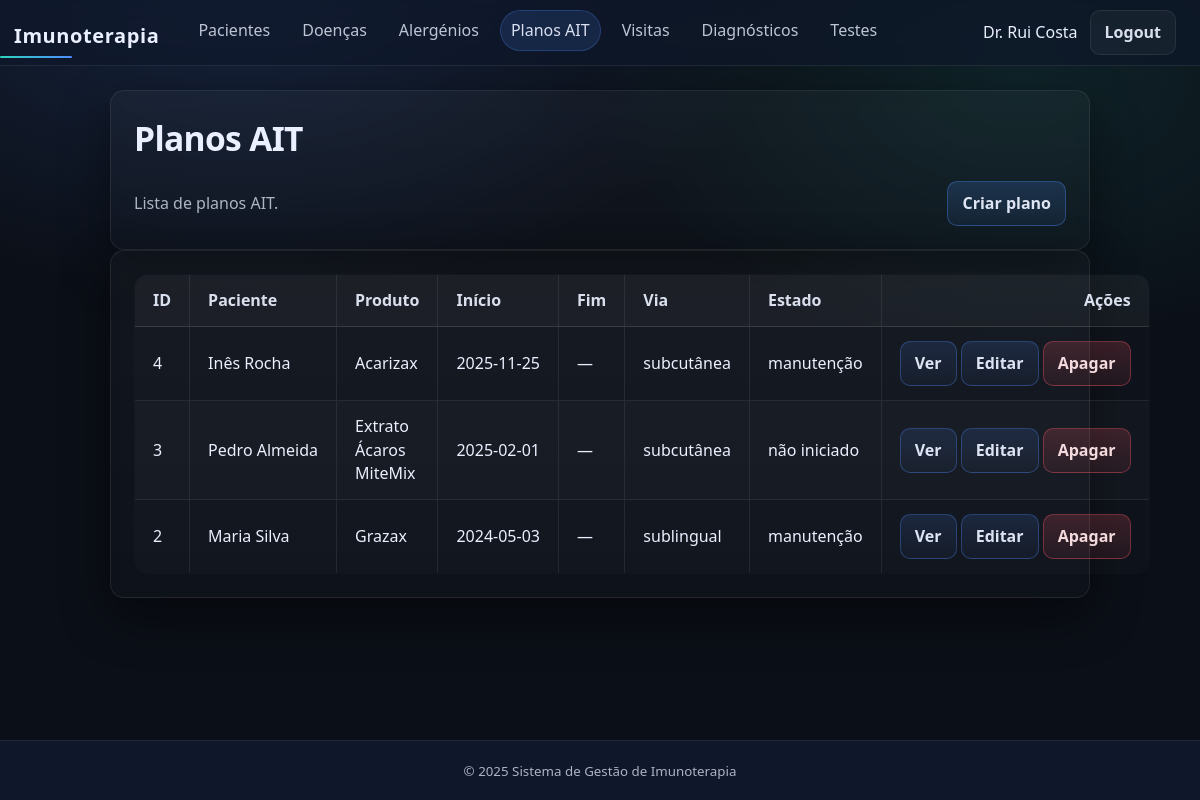
The app's page /php/public/plans.php (signed in) with its own data.
### tables this page shows
CREATE TABLE "Planos AIT" (  "id" INTEGER PRIMARY KEY,  "paciente_id" INTEGER NOT NULL,  "produto_id" INTEGER NOT NULL,  "data_início" TEXT NOT NULL,  "data_fim" TEXT,  "via" TEXT NOT NULL,  "protocolo_build_up" TEXT NOT NULL,  "protocolo_maintenance" TEXT NOT NULL,  "estado" TEXT NOT NULL,  "notas" TEXT,  FOREIGN KEY ("paciente_id") REFERENCES "Pacientes"("id") ON DELETE CASCADE,  FOREIGN KEY ("produto_id") REFERENCES "Produtos"("id") ON DELETE RESTRICT,  CHECK ("data_fim" IS NULL OR "data_fim" >= "data_início"));

CREATE TABLE "Pacientes" (
  "id"            INTEGER PRIMARY KEY,
  "nome_completo" TEXT NOT NULL,
  "data_nascimento" TEXT NOT NULL,          -- ISO: YYYY-MM-DD
  "sexo"          TEXT NOT NULL CHECK ("sexo" IN ('M','F','X')),
  "telefone"      TEXT,
  "email"         TEXT
);

CREATE TABLE "Produtos" (
  "id"              INTEGER PRIMARY KEY,
  "nome"            TEXT NOT NULL,
  "tipo"            TEXT NOT NULL,          -- ex: tablet/extract
  "concentração"    REAL,
  "unidade"         TEXT,                   -- ex: IR, ug/mL
  "fabricante_id"   INTEGER NOT NULL,
  FOREIGN KEY ("fabricante_id") REFERENCES "Fabricantes"("id") ON DELETE RESTRICT
);

### php/public/plans.php (the view, shortened to what this page needs)
<?php
require_once __DIR__ . '/../../includes/auth.php';
$viaPT = [
  'subcutaneous' => 'subcutânea',
  'sublingual'   => 'sublingual',
  'oral'         => 'oral',
  'intranasal'   => 'intranasal',
];
$estadoPT = [
  'not_started'  => 'não iniciado',
  'build_up'     => 'build-up',
  'maintenance'  => 'manutenção',
  'completed'    => 'concluído',
  'paused'       => 'pausado',
  'cancelled'    => 'cancelado',
];
try {
  $stmt = $pdo->query('
    SELECT
      p."id",
      p."paciente_id",
      p."produto_id",
      p."data_início",
      p."data_fim",
      p."via",
      p."estado",
      pa."nome_completo" AS paciente_nome,
      pr."nome" AS produto_nome
    FROM "Planos AIT" p
    LEFT JOIN "Pacientes" pa ON pa."id" = p."paciente_id"
    LEFT JOIN "Produtos"  pr ON pr."id" = p."produto_id"
    ORDER BY p."id" DESC
  ');
  $plans = $stmt->fetchAll();
} catch (Throwable $e) {
  header('Location: ' . $BASE_URL . '/index.php?error=' . urlencode('Erro: ' . $e->getMessage()));
  exit;
}
require_once __DIR__ . '/../../includes/header.php';
?>
<section class="card">
  <h1>Planos AIT</h1>
  <div style="display:flex; gap:10px; align-items:center; justify-content:space-between; flex-wrap:wrap;">
    <p style="margin:0;">Lista de planos AIT.</p>
    <a class="btn btn-primary" href="<?= $BASE_URL ?>/plan_create.php">Criar plano</a>
  </div>
</section>
<section class="card">
  <table class="table table-compact">
    <thead>
      <tr>
        <th>ID</th>
        <th>Paciente</th>
        <th>Produto</th>
        <th>Início</th>
        <th>Fim</th>
        <th>Via</th>
        <th>Estado</th>
        <th>Ações</th>
      </tr>
    </thead>
    <tbody>
      <?php foreach ($plans as $p): ?>
        <tr>
          <td><?= htmlspecialchars((string)$p['id']) ?></td>
          <td><?= htmlspecialchars($p['paciente_nome'] ?? ('#' . $p['paciente_id'])) ?></td>
          <td><?= htmlspecialchars($p['produto_nome'] ?? ('#' . $p['produto_id'])) ?></td>
          <td><?= htmlspecialchars($p['data_início']) ?></td>
          <td><?= htmlspecialchars($p['data_fim'] ?: '—') ?></td>
          <td><?= htmlspecialchars($viaPT[strtolower(trim($p['via']))] ?? $p['via']) ?></td>
          <td><?= htmlspecialchars($estadoPT[strtolower(trim($p['estado']))] ?? $p['estado']) ?></td>
          <td class="actions-cell">
            <div class="actions-wrap">
              <a class="btn btn-soft"
                 href="<?= $BASE_URL ?>/plan_view.php?id=<?= urlencode((string)$p['id']) ?>">
                Ver
              </a>
              <a class="btn btn-soft"
                 href="<?= $BASE_URL ?>/plan_edit.php?id=<?= urlencode((string)$p['id']) ?>">
               Editar
              </a>
              <a class="btn btn-danger"
                 href="<?= $BASE_URL ?>/plan_delete.php?id=<?= urlencode((string)$p['id']) ?>">
                Apagar
              </a>
            </div>
          </td>
        </tr>
      <?php endforeach; ?>
    </tbody>
  </table>
</section>
<?php require_once __DIR__ . '/../../includes/footer.php'; ?>

### php/public/css/base.css (style rules this page uses)
* { margin: 0; padding: 0; box-sizing: border-box; }
html, body { height: 100%; font-family: var(--font); background: radial-gradient(900px 500px at 20% 0%, rgba(79,140,255,.16), transparent 60%), radial-gradient(800px 500px at 85% 10%, rgba(45,212,191,.10), transparent 55%), var(--bg); color: var(--text); line-height: 1.45; }
a { color: var(--primary); text-decoration: none; }
h1 { font-size: 2.1rem; letter-spacing: -.02em; margin: 0 0 var(--s-2) 0; }
p { color: var(--muted); line-height: 1.6; margin: 0 0 var(--s-2) 0; }
.card { position: relative; border-radius: var(--r-2); padding: var(--s-5); background: transparent; }
.card::before { content: ""; position: absolute; inset: 0; border-radius: var(--r-2); background: linear-gradient(180deg, rgba(255,255,255,.03), rgba(255,255,255,.015)); border: 1px solid var(--border); box-shadow: var(--shadow); backdrop-filter: blur(6px); -webkit-backdrop-filter: blur(6px); pointer-events: none; z-index: 0; }
.card > * { position: relative; z-index: 1; }
body { min-height: 100vh; display: flex; flex-direction: column; }

### php/public/css/components.css (style rules this page uses)
.btn { appearance: none; border: 1px solid var(--border); background: rgba(255,255,255,.04); color: rgba(234,240,255,.92); padding: 10px 14px; border-radius: 10px; font-weight: 600; cursor: pointer; display: inline-flex; align-items: center; justify-content: center; gap: 8px; text-decoration: none; transition: background .2s ease, border-color .2s ease, transform .1s ease; }
.btn-primary { background: linear-gradient(180deg, rgba(79,140,255,.18), rgba(79,140,255,.08)); border-color: rgba(79,140,255,.35); color: rgba(234,240,255,.95); }
.btn-danger { background: linear-gradient(180deg, rgba(255,90,106,.18), rgba(255,90,106,.08)); border-color: rgba(255,90,106,.35); color: rgba(255,230,232,.95); }
.btn-soft { background: linear-gradient(180deg, rgba(79,140,255,.14), rgba(79,140,255,.05)); border-color: rgba(79,140,255,.32); color: rgba(234,240,255,.94); }
.card > * + * { margin-top: 18px; }
.card h1, .card h2 { margin-bottom: 6px; }
.table, .card table { width: 100%; border-collapse: collapse; table-layout: auto; background: rgba(255,255,255,.02); border: 1px solid var(--border); border-radius: var(--r-2); overflow: hidden; }
.table th, .table td, .card table th, .card table td { padding: 14px 18px; border-bottom: 1px solid var(--border); vertical-align: middle; }
.table thead th, .card table thead th { text-align: left; font-weight: 800; color: rgba(234,240,255,.92); background: rgba(255,255,255,.03); border-bottom: 1px solid rgba(255,255,255,.12); }
.table th + th, .table td + td, .card table th + th, .card table td + td { border-left: 1px solid var(--border); }
.table tbody tr:nth-child(even) td, .card table tbody tr:nth-child(even) td { background: rgba(255,255,255,.015); }
.table td, .card table td { white-space: normal; overflow-wrap: normal; word-break: normal; }
.table td:nth-child(2), .table td:nth-child(4), .card table td:nth-child(2), .card table td:nth-child(4) { white-space: nowrap; }
.table td:nth-child(5), .card table td:nth-child(5) { overflow-wrap: break-word; word-break: normal; }
.table th:last-child, .table td:last-child, .card table th:last-child, .card table td:last-child { text-align: right; vertical-align: middle; width: 220px; white-space: nowrap; }

### php/public/css/forms.css (style rules this page uses)
main.container > .card { max-width: 980px; margin-left: auto; margin-right: auto; }

### php/public/css/theme.css (style rules this page uses)
:root { --bg: #0b0f17; --surface: #111827; --surface-2: #0f172a; --border: rgba(255,255,255,.08); --primary: #4f8cff; --primary-2: #2f6fff; --accent: #2dd4bf; --accent-2: #22c55e; --danger: #fb7185; --text: #eaf0ff; --muted: rgba(234,240,255,.72); --font: system-ui, -apple-system, Segoe UI, Roboto, Arial, sans-serif; --s-1: 6px; --s-2: 10px; --s-3: 14px; --s-4: 18px; --s-5: 24px; --r-1: 10px; --r-2: 14px; --shadow: 0 18px 50px rgba(0,0,0,.45); }

### records on screen
planos ait: id "4", paciente.nome_completo "Inês Rocha", produto.nome "Acarizax", data_início "2025-11-25", data_fim "—", via "subcutânea", estado "manutenção"
planos ait: id "3", paciente.nome_completo "Pedro Almeida", produto.nome "Extrato Ácaros MiteMix", data_início "2025-02-01", data_fim "—", via "subcutânea", estado "não iniciado"
planos ait: id "2", paciente.nome_completo "Maria Silva", produto.nome "Grazax", data_início "2024-05-03", data_fim "—", via "sublingual", estado "manutenção"

### other values on screen
$_SESSION['user']['full_name'] "Dr. Rui Costa"
